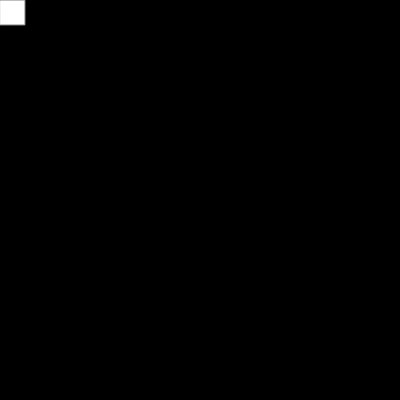
Frame 1 (no input)
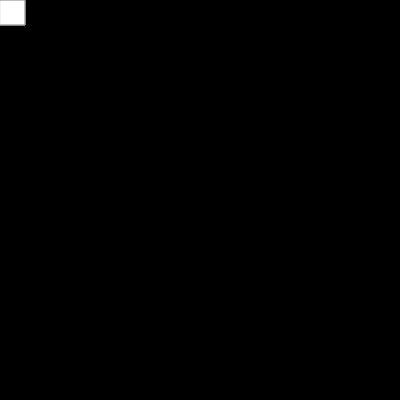
Frame 60 (no input)
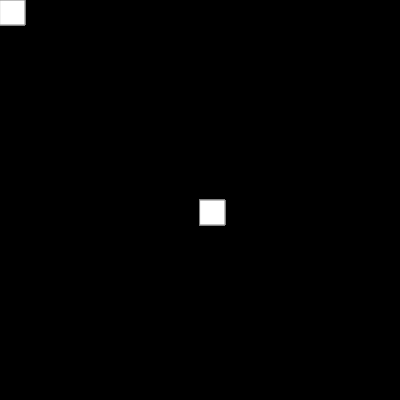
Frame 120 (the mouse pressed at the canvas centre since frame 60)

The p5.js sketch that drew these frames (run headless with seeded random() and noise() and a simulated clock; from frame 60 on, the mouse is pressed at the canvas centre):

// p5.js sketch
// ── sketch.js
function setup() {
    createCanvas(400, 400);
    background("black")
  }
  
  function draw() {
    stroke("gray")
    fill("white")
    
    console.log//(mouseIsPressed);
    rect(mouseX, mouseY, 25, 25);
  
    
  }
